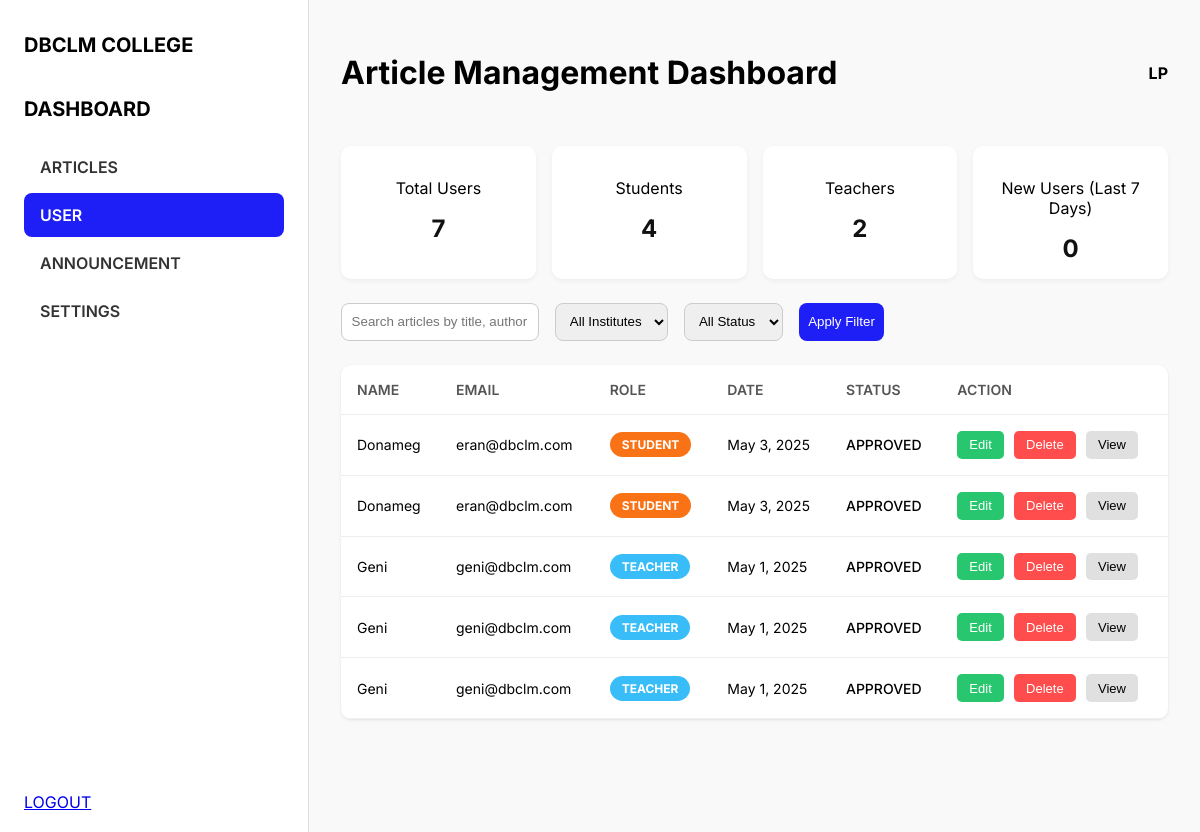
The app's page /user.php, older data.
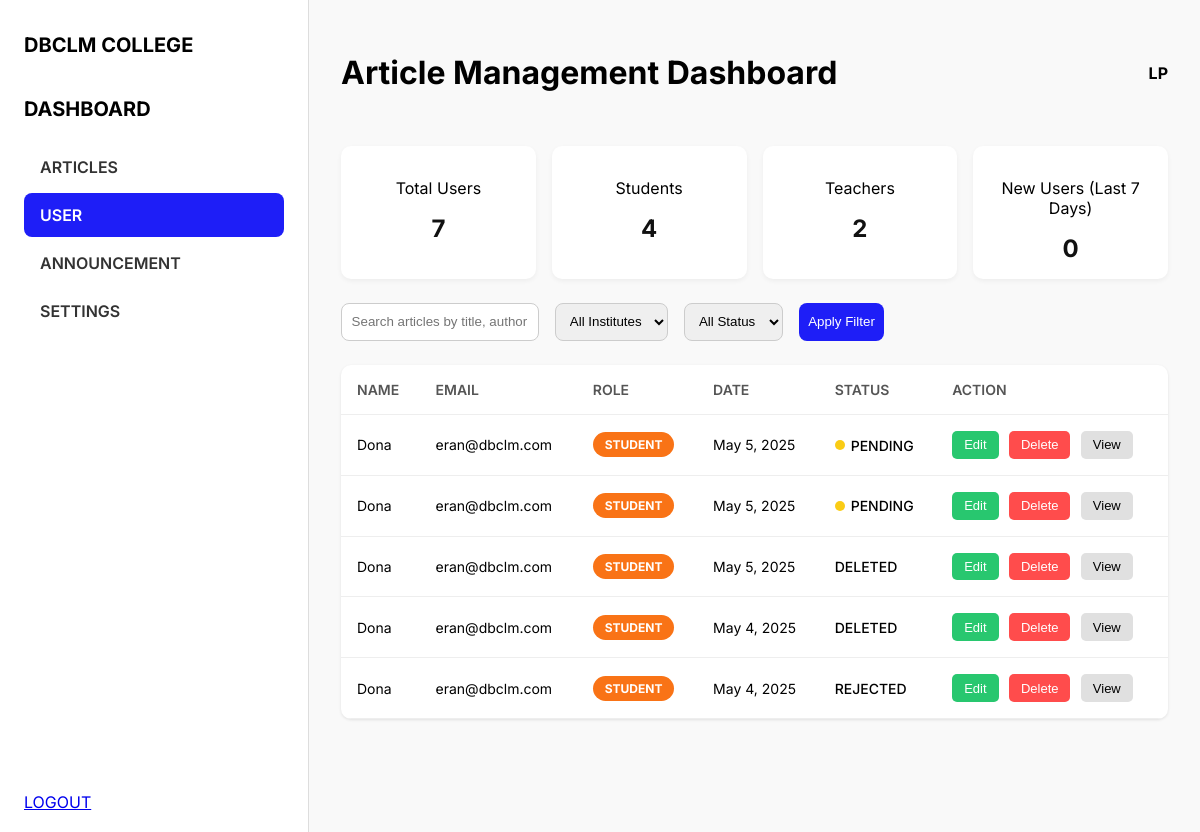
The same page, newer data.
### tables this page shows
CREATE TABLE `articles` (
  `id` int NOT NULL,
  `user_id` int DEFAULT NULL,
  `title` varchar(255) DEFAULT NULL,
  `abstract` text,
  `content` text,
  `featured_image` varchar(255) DEFAULT NULL,
  `allow_comments` tinyint(1) DEFAULT '1',
  `notify_comments` tinyint(1) DEFAULT '1',
  `status` enum('PENDING','APPROVED','REJECTED','DELETED') NOT NULL DEFAULT 'PENDING',
  `created_at` timestamp NOT NULL DEFAULT CURRENT_TIMESTAMP,
  `institute_id` int DEFAULT NULL,
  `created` datetime DEFAULT CURRENT_TIMESTAMP,
  `comments_enabled` tinyint(1) NOT NULL DEFAULT '0',
  `notifications` tinyint(1) NOT NULL DEFAULT '0',
  `feedback` text
);

CREATE TABLE `users` (
  `id` int NOT NULL,
  `role` enum('Student','Teacher') NOT NULL DEFAULT 'Student',
  `full_name` varchar(100) NOT NULL,
  `email` varchar(100) NOT NULL,
  `password` varchar(255) NOT NULL,
  `institute` varchar(100) NOT NULL,
  `created_at` timestamp NOT NULL DEFAULT CURRENT_TIMESTAMP,
  `profile_picture` varchar(255) DEFAULT NULL
);

### user.php (the view, shortened to what this page needs)
<?php
include 'db.php';
$user_stats_query = "
    SELECT
        COUNT(*) AS total,
        SUM(role = 'student') AS student,
        SUM(role = 'teacher') AS teacher
    FROM users
";
$user_stats_result = $mysqli->query($user_stats_query);
if ($user_stats_result && $user_stats_result->num_rows > 0) {
    $user_stats = $user_stats_result->fetch_assoc();
} else {
    $user_stats = [
        'total' => 0,
        'student' => 0,
        'teacher' => 0
    ];
}
$articles_query = "
    SELECT
        articles.*,
        users.full_name AS author_name,
        users.email AS author_email,
        users.role AS author_role
    FROM articles
    JOIN users ON articles.user_id = users.id
    ORDER BY articles.created_at DESC
    LIMIT 5
";
$articles_result = $mysqli->query($articles_query);
?>
<!DOCTYPE html>
<html lang="en">
<head>
  <link href="user.css" rel="stylesheet">
</head>
<body>
  <div class="sidebar">
  <h2>DBCLM COLLEGE</h2>
    <nav>
    <h2>DASHBOARD</h2>
      <a href="admin_dashboard.php">ARTICLES</a>
      <a href="user.php" class="active">USER</a>
      <a href="announcement.php">ANNOUNCEMENT</a>
      <a href="setting.php">SETTINGS</a>
    </nav>
    <div style="position: absolute; bottom: 20px;">
      <a href="logout.php">LOGOUT</a>
    </div>
  </div>
  <div class="content">
    <div class="topbar">
      <h1>Article Management Dashboard</h1>
      <div><strong>LP</strong></div>
    </div>
    <div class="stats">
  <div class="stat-card">
    <p>Total Users</p>
    <h2><?= $user_stats['total'] ?? 0; ?></h2>
  </div>
  <div class="stat-card">
    <p>Students</p>
    <h2><?= $user_stats['student'] ?? 0; ?></h2>
  </div>
  <div class="stat-card">
    <p>Teachers</p>
    <h2><?= $user_stats['teacher'] ?? 0; ?></h2>
  </div>
  <div class="stat-card">
    <p>New Users (Last 7 Days)</p>
    <h2><?= $user_stats['new_users'] ?? 0; ?></h2>
  </div>
</div>
    <div class="filters">
      <input type="text" placeholder="Search articles by title, author or content">
      <select><option>All Institutes</option></select>
      <select><option>All Status</option></select>
      <button>Apply Filter</button>
    </div>
    <table>
      <thead>
        <tr>
          <th>NAME</th>
          <th>EMAIL</th>
          <th>ROLE</th>
          <th>DATE</th>
          <th>STATUS</th>
          <th>ACTION</th>
        </tr>
      </thead>
      <tbody>
        <?php while ($row = $articles_result->fetch_assoc()): ?>
        <tr>
          <td><?= htmlspecialchars($row['author_name']) ?></td>
          <td>
            <?= htmlspecialchars($row['author_email']) ?><br>
          </td>
          <td>
  <span class="role <?= strtolower($row['author_role']) ?>">
    <?= strtoupper($row['author_role']) ?>
  </span>
</td>
<td><?= date('M j, Y', strtotime($row['created_at'])) ?></td>
<td>
  <span class="status <?= strtolower($row['status']) ?>">
    <?= ucfirst($row['status']) ?>
  </span>
</td>
          <td class="actions">
<form action="edit_article.php" method="POST" style="display:inline;">
  <button type="submit" class="accept-btn">Edit</button>
</form>
<button type="button" onclick="openModal(<?= $row['id']; ?>)" class="reject-btn">Delete</button>
<form action="view_article.php" method="GET" style="display:inline;">
  <button type="submit" class="view-btn">View</button>
</form>
          </td>
        </tr>
        <?php endwhile; ?>
      </tbody>
    </table>
  </div>
</body>
</html>

Row changes from the older to the newer data that the page shows:
no longer on this page (row edited): articles: user.full_name "Donameg", user.email "eran@dbclm.com", user.role "STUDENT", created_at "May 3, 2025", status "APPROVED"
no longer on this page (row edited): articles: user.full_name "Donameg", user.email "eran@dbclm.com", user.role "STUDENT", created_at "May 3, 2025", status "APPROVED"
no longer on this page (row unchanged): articles: user.full_name "Geni", user.email "geni@dbclm.com", user.role "TEACHER", created_at "May 1, 2025", status "APPROVED"
no longer on this page (row unchanged): articles: user.full_name "Geni", user.email "geni@dbclm.com", user.role "TEACHER", created_at "May 1, 2025", status "APPROVED"
no longer on this page (row unchanged): articles: user.full_name "Geni", user.email "geni@dbclm.com", user.role "TEACHER", created_at "May 1, 2025", status "APPROVED"
added articles: user.full_name "Dona", user.email "eran@dbclm.com", user.role "STUDENT", created_at "May 5, 2025", status "PENDING"
added articles: user.full_name "Dona", user.email "eran@dbclm.com", user.role "STUDENT", created_at "May 5, 2025", status "PENDING"
added articles: user.full_name "Dona", user.email "eran@dbclm.com", user.role "STUDENT", created_at "May 5, 2025", status "DELETED"
added articles: user.full_name "Dona", user.email "eran@dbclm.com", user.role "STUDENT", created_at "May 4, 2025", status "DELETED"
added articles: user.full_name "Dona", user.email "eran@dbclm.com", user.role "STUDENT", created_at "May 4, 2025", status "REJECTED"
